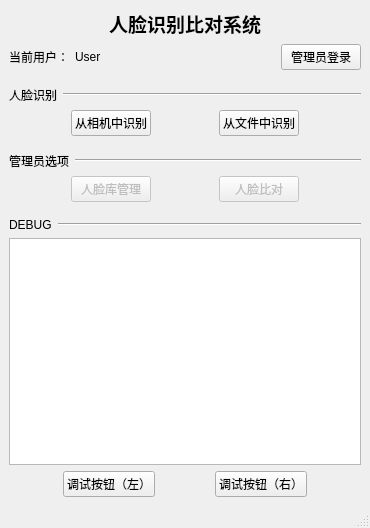
<?xml version="1.0" encoding="UTF-8"?>
<ui version="4.0">
 <class>MainWindow</class>
 <widget class="QMainWindow" name="MainWindow">
  <property name="geometry">
   <rect>
    <x>0</x>
    <y>0</y>
    <width>370</width>
    <height>528</height>
   </rect>
  </property>
  <property name="minimumSize">
   <size>
    <width>370</width>
    <height>520</height>
   </size>
  </property>
  <property name="windowTitle">
   <string>人脸识别系统</string>
  </property>
  <widget class="QWidget" name="centralwidget">
   <layout class="QHBoxLayout" name="horizontalLayout_2">
    <item>
     <layout class="QVBoxLayout" name="rootVLayout">
      <item>
       <widget class="QLabel" name="winTitle">
        <property name="sizePolicy">
         <sizepolicy hsizetype="Preferred" vsizetype="Minimum">
          <horstretch>0</horstretch>
          <verstretch>0</verstretch>
         </sizepolicy>
        </property>
        <property name="font">
         <font>
          <family>华文隶书</family>
          <pointsize>14</pointsize>
          <weight>75</weight>
          <bold>true</bold>
         </font>
        </property>
        <property name="text">
         <string>人脸识别比对系统</string>
        </property>
        <property name="alignment">
         <set>Qt::AlignCenter</set>
        </property>
       </widget>
      </item>
      <item>
       <layout class="QHBoxLayout" name="userFuncHLayout">
        <item>
         <widget class="QLabel" name="const_userLb">
          <property name="text">
           <string>当前用户：</string>
          </property>
         </widget>
        </item>
        <item>
         <widget class="QLabel" name="userLb">
          <property name="sizePolicy">
           <sizepolicy hsizetype="Expanding" vsizetype="Preferred">
            <horstretch>0</horstretch>
            <verstretch>0</verstretch>
           </sizepolicy>
          </property>
          <property name="text">
           <string>User</string>
          </property>
         </widget>
        </item>
        <item>
         <spacer name="horizontalSpacer_14">
          <property name="orientation">
           <enum>Qt::Horizontal</enum>
          </property>
          <property name="sizeHint" stdset="0">
           <size>
            <width>40</width>
            <height>20</height>
           </size>
          </property>
         </spacer>
        </item>
        <item>
         <widget class="QPushButton" name="switchUserBtn">
          <property name="text">
           <string>管理员登录</string>
          </property>
         </widget>
        </item>
       </layout>
      </item>
      <item>
       <spacer name="verticalSpacer_3">
        <property name="orientation">
         <enum>Qt::Vertical</enum>
        </property>
        <property name="sizeType">
         <enum>QSizePolicy::Fixed</enum>
        </property>
        <property name="sizeHint" stdset="0">
         <size>
          <width>20</width>
          <height>10</height>
         </size>
        </property>
       </spacer>
      </item>
      <item>
       <layout class="QHBoxLayout" name="faceRecoHLayout">
        <item>
         <widget class="QLabel" name="label">
          <property name="text">
           <string>人脸识别</string>
          </property>
         </widget>
        </item>
        <item>
         <widget class="Line" name="line">
          <property name="sizePolicy">
           <sizepolicy hsizetype="Expanding" vsizetype="Fixed">
            <horstretch>0</horstretch>
            <verstretch>0</verstretch>
           </sizepolicy>
          </property>
          <property name="orientation">
           <enum>Qt::Horizontal</enum>
          </property>
         </widget>
        </item>
       </layout>
      </item>
      <item>
       <layout class="QHBoxLayout" name="faceRecoFuncHLayout">
        <item>
         <spacer name="horizontalSpacer">
          <property name="orientation">
           <enum>Qt::Horizontal</enum>
          </property>
          <property name="sizeHint" stdset="0">
           <size>
            <width>40</width>
            <height>20</height>
           </size>
          </property>
         </spacer>
        </item>
        <item>
         <widget class="QPushButton" name="camRecoBtn">
          <property name="text">
           <string>从相机中识别</string>
          </property>
         </widget>
        </item>
        <item>
         <spacer name="horizontalSpacer_3">
          <property name="orientation">
           <enum>Qt::Horizontal</enum>
          </property>
          <property name="sizeHint" stdset="0">
           <size>
            <width>40</width>
            <height>20</height>
           </size>
          </property>
         </spacer>
        </item>
        <item>
         <widget class="QPushButton" name="fileRecoBtn">
          <property name="text">
           <string>从文件中识别</string>
          </property>
         </widget>
        </item>
        <item>
         <spacer name="horizontalSpacer_2">
          <property name="orientation">
           <enum>Qt::Horizontal</enum>
          </property>
          <property name="sizeHint" stdset="0">
           <size>
            <width>40</width>
            <height>20</height>
           </size>
          </property>
         </spacer>
        </item>
       </layout>
      </item>
      <item>
       <spacer name="verticalSpacer_2">
        <property name="orientation">
         <enum>Qt::Vertical</enum>
        </property>
        <property name="sizeType">
         <enum>QSizePolicy::Fixed</enum>
        </property>
        <property name="sizeHint" stdset="0">
         <size>
          <width>0</width>
          <height>10</height>
         </size>
        </property>
       </spacer>
      </item>
      <item>
       <layout class="QHBoxLayout" name="faceMgrHLayout">
        <item>
         <widget class="QLabel" name="label_4">
          <property name="text">
           <string>管理员选项</string>
          </property>
         </widget>
        </item>
        <item>
         <widget class="Line" name="line_4">
          <property name="sizePolicy">
           <sizepolicy hsizetype="Expanding" vsizetype="Fixed">
            <horstretch>0</horstretch>
            <verstretch>0</verstretch>
           </sizepolicy>
          </property>
          <property name="orientation">
           <enum>Qt::Horizontal</enum>
          </property>
         </widget>
        </item>
       </layout>
      </item>
      <item>
       <layout class="QHBoxLayout" name="faceMgrFuncHLayout">
        <item>
         <spacer name="horizontalSpacer_10">
          <property name="orientation">
           <enum>Qt::Horizontal</enum>
          </property>
          <property name="sizeHint" stdset="0">
           <size>
            <width>40</width>
            <height>20</height>
           </size>
          </property>
         </spacer>
        </item>
        <item>
         <widget class="QPushButton" name="openFaceMgrBtn">
          <property name="enabled">
           <bool>false</bool>
          </property>
          <property name="text">
           <string>人脸库管理</string>
          </property>
         </widget>
        </item>
        <item>
         <spacer name="horizontalSpacer_4">
          <property name="orientation">
           <enum>Qt::Horizontal</enum>
          </property>
          <property name="sizeHint" stdset="0">
           <size>
            <width>40</width>
            <height>20</height>
           </size>
          </property>
         </spacer>
        </item>
        <item>
         <widget class="QPushButton" name="faceIdentityBtn">
          <property name="enabled">
           <bool>false</bool>
          </property>
          <property name="text">
           <string>人脸比对</string>
          </property>
         </widget>
        </item>
        <item>
         <spacer name="horizontalSpacer_13">
          <property name="orientation">
           <enum>Qt::Horizontal</enum>
          </property>
          <property name="sizeHint" stdset="0">
           <size>
            <width>40</width>
            <height>20</height>
           </size>
          </property>
         </spacer>
        </item>
       </layout>
      </item>
      <item>
       <spacer name="verticalSpacer_4">
        <property name="orientation">
         <enum>Qt::Vertical</enum>
        </property>
        <property name="sizeType">
         <enum>QSizePolicy::Fixed</enum>
        </property>
        <property name="sizeHint" stdset="0">
         <size>
          <width>20</width>
          <height>10</height>
         </size>
        </property>
       </spacer>
      </item>
      <item>
       <layout class="QHBoxLayout" name="debugHLayout">
        <item>
         <widget class="QLabel" name="label_5">
          <property name="text">
           <string>DEBUG</string>
          </property>
         </widget>
        </item>
        <item>
         <widget class="Line" name="line_5">
          <property name="sizePolicy">
           <sizepolicy hsizetype="Expanding" vsizetype="Fixed">
            <horstretch>0</horstretch>
            <verstretch>0</verstretch>
           </sizepolicy>
          </property>
          <property name="orientation">
           <enum>Qt::Horizontal</enum>
          </property>
         </widget>
        </item>
       </layout>
      </item>
      <item>
       <widget class="QTextEdit" name="debugOutputTextEdit">
        <property name="readOnly">
         <bool>true</bool>
        </property>
       </widget>
      </item>
      <item>
       <layout class="QHBoxLayout" name="reservedHLayout">
        <item>
         <spacer name="horizontalSpacer_15">
          <property name="orientation">
           <enum>Qt::Horizontal</enum>
          </property>
          <property name="sizeHint" stdset="0">
           <size>
            <width>40</width>
            <height>20</height>
           </size>
          </property>
         </spacer>
        </item>
        <item>
         <widget class="QPushButton" name="reservedLBtn">
          <property name="text">
           <string>调试按钮（左）</string>
          </property>
         </widget>
        </item>
        <item>
         <spacer name="horizontalSpacer_16">
          <property name="orientation">
           <enum>Qt::Horizontal</enum>
          </property>
          <property name="sizeHint" stdset="0">
           <size>
            <width>40</width>
            <height>20</height>
           </size>
          </property>
         </spacer>
        </item>
        <item>
         <widget class="QPushButton" name="reservedRBtn">
          <property name="text">
           <string>调试按钮（右）</string>
          </property>
         </widget>
        </item>
        <item>
         <spacer name="horizontalSpacer_17">
          <property name="orientation">
           <enum>Qt::Horizontal</enum>
          </property>
          <property name="sizeHint" stdset="0">
           <size>
            <width>40</width>
            <height>20</height>
           </size>
          </property>
         </spacer>
        </item>
       </layout>
      </item>
     </layout>
    </item>
   </layout>
  </widget>
  <widget class="QStatusBar" name="statusbar"/>
 </widget>
 <resources/>
 <connections/>
</ui>
